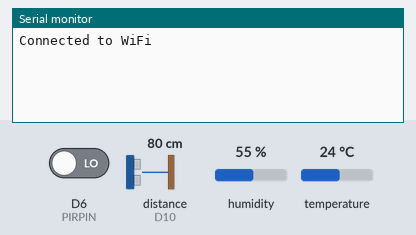
Recording of a sketch running on a simulated Arduino MKR. Parts: the last lines printed to the serial monitor. The test bench sets the inputs (shaded band); at power-on: D6 (PIRPIN) LOW, distance to the obstacle (sensor on D10) 80 cm, humidity 55 %, temperature 24 °C. The echo pulse lasts 58.3 µs per cm; WiFi joins after 1.5 s; servers stay silent unless stated.

Above: at 2.7 s.
2.8 s: D6 (PIRPIN) driven HIGH
At 6.8 s:
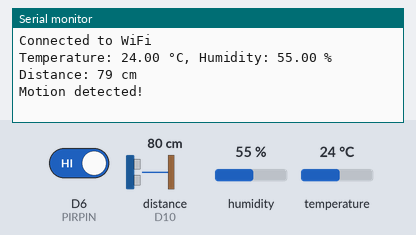
9.7 s: D6 (PIRPIN) driven LOW
At 11.8 s:
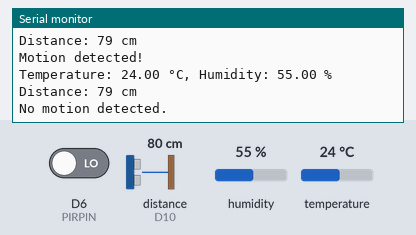
16.9 s: distance to the obstacle (sensor on D10) set to 2 cm
At 20.23 s:
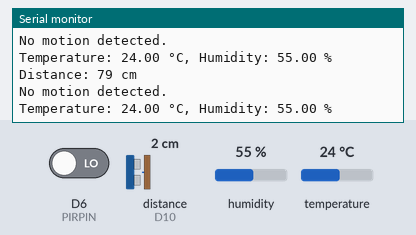
23.8 s: humidity set to 22 %
At 25.45 s:
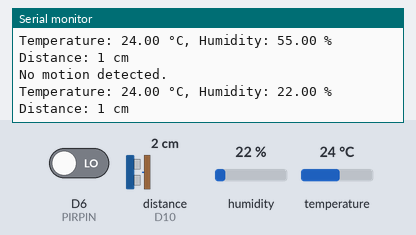
30.7 s: temperature set to 12 °C
At 36.7 s:
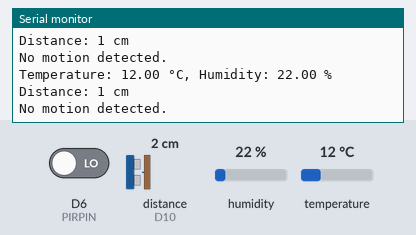
37.6 s: distance to the obstacle (sensor on D10) set to 4 cm
At 41.6 s:
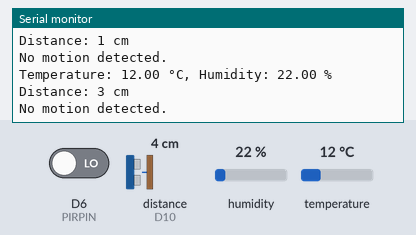
Timing chart, 0 to 43.1 s (numbered marks = the images above; inputs shaded):
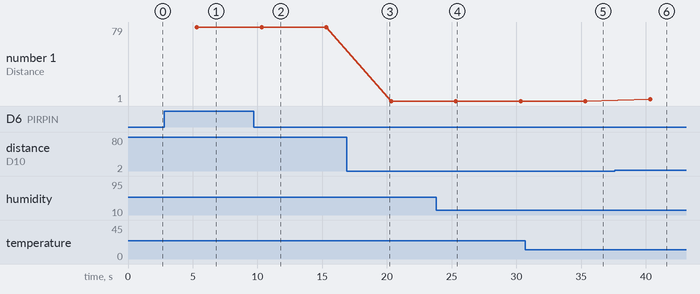

Measured:
- after the input at 2.8 s, the serial monitor: prints a new line after 2.7 s (image 1)
- after the input at 9.7 s, the serial monitor: prints a new line after 0.78 s (image 2)
- after the input at 23.8 s, the serial monitor: prints a new line after 1.2 s (image 4)
- after the input at 30.7 s, the serial monitor: prints a new line after 4.3 s (image 5)
- after the input at 37.6 s, the serial monitor: prints a new line after 2.7 s (image 6)
- plotted number 1: 79 → 1 after the input at 16.9 s, 1 → 3 after the input at 37.6 s

The sketch:

finalProject.ino
```cpp
#include <DHT.h>
#include <Firebase_Arduino_WiFiNINA.h>
//#include <WiFiNINA.h>

// Wi-Fi credentials
#define WIFI_SSID "Radar"
#define WIFI_PASSWORD "Daniel123"

// Firebase credentials
#define FIREBASE_HOST "final-project-iot-be6f8-default-rtdb.firebaseio.com"  // Firebase URL
#define FIREBASE_AUTH "q58H7LNF8tdOGzBAgZeCbQnmaOk3ou3x2fzT0qRL"   // Firebase token

// Define sensor pins
#define DHTPIN 8           // Pin connected to DHT11 data pin
#define TRIGPIN 9          // Pin connected to HC-SR04 trigger
#define ECHOPIN 10         // Pin connected to HC-SR04 echo
#define PIRPIN 6           // Pin connected to PIR sensor output

// Define sensor types
#define DHTTYPE DHT11      // DHT11 sensor type

// Initialize DHT sensor
DHT dht(DHTPIN, DHTTYPE);

// Firebase paths
const char* temperaturePath = "/sensor_data/temperature";
const char* humidityPath = "/sensor_data/humidity";
const char* distancePath = "/sensor_data/distance";
const char* motionPath = "/sensor_data/motion";

// Data collection interval in milliseconds
unsigned long lastDataSent = 0;
const unsigned long DATA_SEND_INTERVAL = 5000;  // Send data every 5 seconds

// Initialize WiFi client
WiFiSSLClient client;
FirebaseData firebaseData;

void setup() {
  Serial.begin(9600);
  dht.begin();

  pinMode(TRIGPIN, OUTPUT);
  pinMode(ECHOPIN, INPUT);
  pinMode(PIRPIN, INPUT);

  // Connect to Wi-Fi
  WiFi.begin(WIFI_SSID, WIFI_PASSWORD);
  while (WiFi.status() != WL_CONNECTED) {
    delay(1000);
    Serial.println("Connecting to WiFi...");
  }
  Serial.println("Connected to WiFi");

  // Initialize Firebase
  Firebase.begin(FIREBASE_HOST, FIREBASE_AUTH, WIFI_SSID, WIFI_PASSWORD);
  Firebase.reconnectWiFi(true);
}

void loop() {
  // Only send data at defined intervals
  if (millis() - lastDataSent >= DATA_SEND_INTERVAL) {
    lastDataSent = millis();

    // Read temperature and humidity from DHT11 sensor
    float humidity = dht.readHumidity();
    float temperature = dht.readTemperature();

    if (isnan(humidity) || isnan(temperature)) {
      Serial.println("Failed to read from DHT sensor!");
    } else {
      Serial.print("Temperature: ");
      Serial.print(temperature);
      Serial.print(" °C, Humidity: ");
      Serial.print(humidity);
      Serial.println(" %");

      // Send temperature and humidity data to Firebase
      if (!Firebase.setFloat(firebaseData, temperaturePath, temperature)) {
        Serial.println("Failed to upload temperature to Firebase");
      }
      if (!Firebase.setFloat(firebaseData, humidityPath, humidity)) {
        Serial.println("Failed to upload humidity to Firebase");
      }
    }

    // Read distance from ultrasonic sensor
    long duration, distance;
    digitalWrite(TRIGPIN, LOW);
    delayMicroseconds(2);
    digitalWrite(TRIGPIN, HIGH);
    delayMicroseconds(10);
    digitalWrite(TRIGPIN, LOW);
    duration = pulseIn(ECHOPIN, HIGH);
    distance = duration * 0.034 / 2;  // Calculate distance in cm

    Serial.print("Distance: ");
    Serial.print(distance);
    Serial.println(" cm");

    // Send distance data to Firebase
    if (!Firebase.setInt(firebaseData, distancePath, distance)) {
      Serial.println("Failed to upload distance to Firebase");
    }

    // Read motion from PIR sensor
    int motionDetected = digitalRead(PIRPIN);
    if (motionDetected == HIGH) {
      Serial.println("Motion detected!");
      if (!Firebase.setBool(firebaseData, motionPath, true)) {
        Serial.println("Failed to upload motion detection to Firebase");
      }
    } else {
      Serial.println("No motion detected.");
      if (!Firebase.setBool(firebaseData, motionPath, false)) {
        Serial.println("Failed to upload motion detection to Firebase");
      }
    }
  }
}
```
